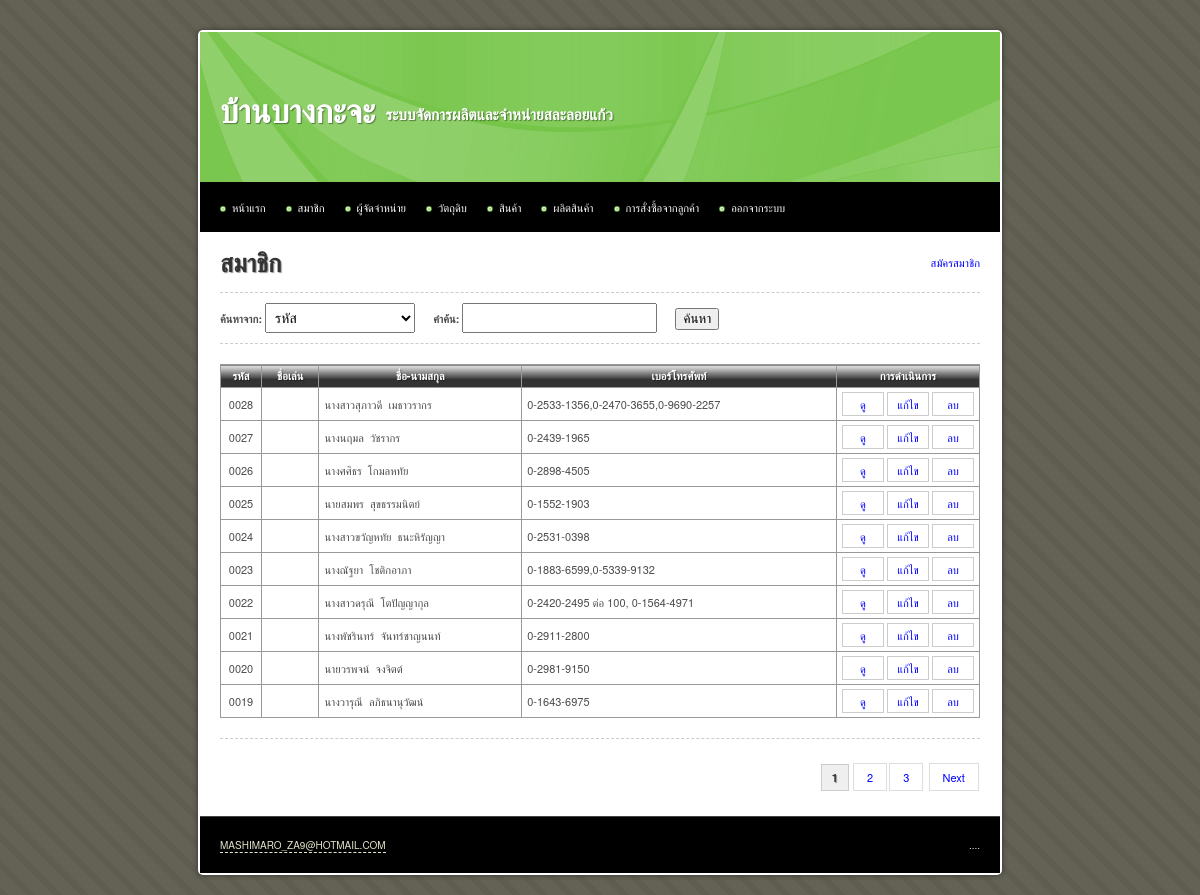
Before: /main/member.php (signed in) with the older database file.
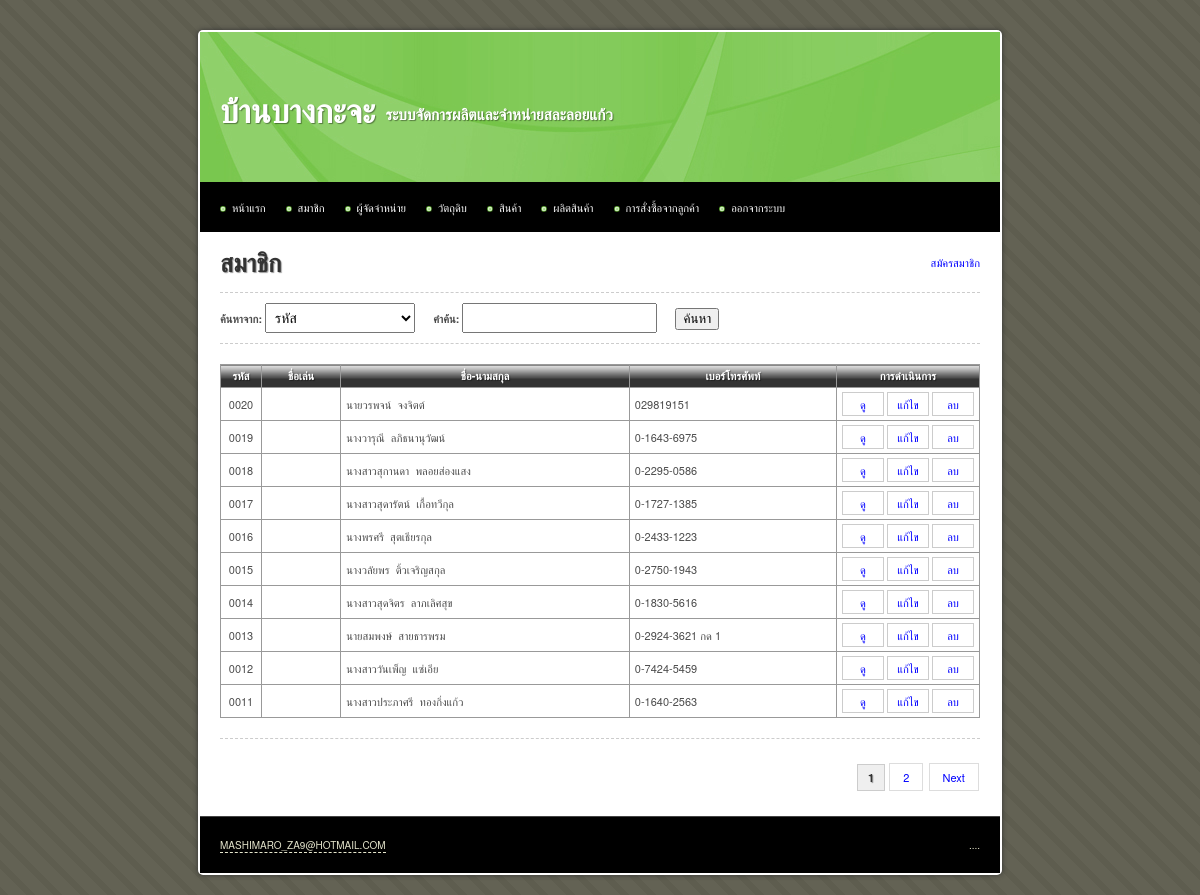
After: the same page with the newer database file.
### tables this page shows
CREATE TABLE IF NOT EXISTS `member` (
  `id` int(10) unsigned NOT NULL AUTO_INCREMENT,
  `name` varchar(255) NOT NULL,
  `nickname` varchar(255) NOT NULL,
  `address` text,
  `tel` varchar(255) DEFAULT NULL,
  `image` varchar(255) DEFAULT NULL,
  `date_create` datetime DEFAULT NULL,
  `date_update` timestamp NOT NULL DEFAULT CURRENT_TIMESTAMP ON UPDATE CURRENT_TIMESTAMP,
  PRIMARY KEY (`id`)
);

### iic_tools/helpers/iic_utilities_helper.php (called while the page is built, shortened)
<?php
function zero_fill($length, $data)
{
	while(strlen($data) < $length)
	{
		$data = '0'.$data;
	}
	return $data;
}

### main/member.php (the view, shortened to what this page needs)
<?php
$sql		= 'SELECT * FROM member';
$query		= mysql_query($sql);
$total_rows = mysql_num_rows($query);
$rows_per_page = 10;
$limit_start = ($_GET['page'] - 1) * $rows_per_page;
$target = 'member.php?page=';
?>
<!DOCTYPE html PUBLIC "-//W3C//DTD XHTML 1.0 Transitional//EN" "http://www.w3.org/TR/xhtml1/DTD/xhtml1-transitional.dtd">
<html xmlns="http://www.w3.org/1999/xhtml">
<head>
<?php include("inc.css.php"); ?>
</head>
<body>
<div id="container">
	<?php include("inc.header.php"); ?>
	<div id="content">
		<a href="member_create.php" class="float_r">สมัครสมาชิก</a>
		<h1>สมาชิก</h1>
		<hr />
		<div id="search_section">
			<form method="post" action="member_search.php">
				<label for="category" class="inline">ค้นหาจาก: </label>
				<select id="category" name="category">
					<option value="id">รหัส</option>
				</select>
				<label for="keyword" class="inline">คำค้น: </label>
				<input type="text" id="keyword" name="keyword" />
				<input type="submit" name="submit" value="ค้นหา" />
			</form>
		</div>
		<hr />
		<table border="1" align="center" cellpadding="5" cellspacing="0">
			<thead>
				<tr>
					<th width="30">รหัส</th>
					<th class="nowarp">ชื่อเล่น</th>
					<th>ชื่อ-นามสกุล</th>
					<th>เบอร์โทรศัพท์</th>
					<th width="80">การดำเนินการ</th>
				</tr>
			</thead>
			<tbody>
				<?php
				$sql = 'SELECT *
						FROM member
						ORDER BY id DESC
						LIMIT '.$limit_start.', '.$rows_per_page;
				$query = mysql_query($sql) or die(mysql_error());
				$query_rows = mysql_num_rows($query);
				if($query_rows > 0)
				{
					while($data = mysql_fetch_array($query))
					{
						echo 	'<tr>
									<td width="30" class="center">'.zero_fill(4, $data['id']).'</td>
									<td>'.$data['nickname'].'</td>
									<td>'.$data['name'].'</td>
									<td>'.$data['tel'].'</td>
									<td class="center nowarp">
										<a class="button" href="member_read.php?id='.$data['id'].'">ดู</a>
										<a class="button" href="member_update.php?id='.$data['id'].'">แก้ไข</a>
										<a class="button" href="member_delete.php?id='.$data['id'].'">ลบ</a>
									</td>
								</tr>';
					}
				}
				else
				{
					echo '<tr><td colspan="4" class="center">ไม่มีข้อมูล</td></tr>';
				}
			?>
			</tbody>
		</table>
		<hr />
		<div class="pagination">
			<?php echo get_pagination($total_rows, $target, $_GET['page'], $rows_per_page); ?>
		</div>
	</div>
	<?php include("inc.footer.php"); ?>
</div>
</body>
</html>

### iic_tools/helpers/iic_crud_helper.php (shortened to what this page needs)
<?php
function get_pagination($total_rows, $target, $current_page, $rows_per_page = 10)
{
	$_total_page = ceil($total_rows / $rows_per_page);
	$_pagination = '';
	$_loop = 1;
	while($_loop <= $_total_page)
	{
		if($_loop <= 3 || $_loop > ($_total_page - 3))
		{
			if($_loop == $current_page)
			{
				$_pagination .= '<strong>'.$_loop.'</strong>';
			}
			else
			{
				$_pagination .= '<a href="'.$target.$_loop.'" title="Page '.$_loop.'">&nbsp;'.$_loop.'&nbsp;</a>';
			}
		}
		$_loop++;
	}
	if($current_page != $_total_page && $_total_page != 0)
	{
		$_pagination .= '&nbsp;<a href="'.$target.($current_page + 1).'" title="Next">&nbsp;Next&nbsp;</a>';
	}
	return $_pagination;
}

Changed rows visible on the page:
removed member: id "0028", name "นางสาวสุภาวดี เมธาวรากร", tel "0-2533-1356,0-2470-3655,0-9690-2257"
removed member: id "0027", name "นางนฤมล วัชรากร", tel "0-2439-1965"
removed member: id "0026", name "นางศศิธร โกมลหทัย", tel "0-2898-4505"
removed member: id "0025", name "นายสมพร สุขธรรมนิตย์", tel "0-1552-1903"
removed member: id "0024", name "นางสาวขวัญหทัย ธนะหิรัญญา", tel "0-2531-0398"
removed member: id "0023", name "นางณัฐยา โชติกอาภา", tel "0-1883-6599,0-5339-9132"
removed member: id "0022", name "นางสาวดรุณี โตปัญญากุล", tel "0-2420-2495 ต่อ 100, 0-1564-4971"
removed member: id "0021", name "นางพัชรินทร์ จันทร์ชาญนนท์", tel "0-2911-2800"
changed member "นายวรพจน์ จงจิตต์": tel "0-2981-9150" → "029819151"
now on this page (row unchanged): member: id "0018", name "นางสาวสุกานดา พลอยส่องแสง", tel "0-2295-0586"
now on this page (row unchanged): member: id "0017", name "นางสาวสุดารัตน์ เกื้อทวีกุล", tel "0-1727-1385"
now on this page (row unchanged): member: id "0016", name "นางพรศรี สุตเธียรกุล", tel "0-2433-1223"
now on this page (row unchanged): member: id "0015", name "นางวลัยพร ติ้วเจริญสกุล", tel "0-2750-1943"
now on this page (row unchanged): member: id "0014", name "นางสาวสุดจิตร ลาภเลิศสุข", tel "0-1830-5616"
now on this page (row unchanged): member: id "0013", name "นายสมพงษ์ สายธารพรม", tel "0-2924-3621 กด 1"
now on this page (row unchanged): member: id "0012", name "นางสาววันเพ็ญ แซ่เอีย", tel "0-7424-5459"
now on this page (row unchanged): member: id "0011", name "นางสาวประภาศรี ทองกิ่งแก้ว", tel "0-1640-2563"
Other visible differences:
list line gone: "3"
